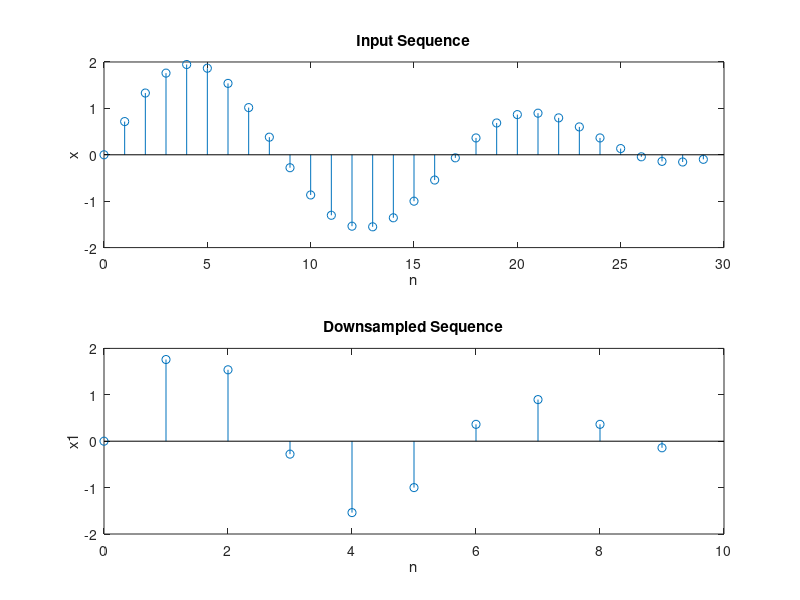

Reproduce this figure in MATLAB.
clear all;
N=30; %Length of sequence
n=0:1:N-1;
x=sin(2*pi*n/20)+sin(2*pi*n/15); %Input sequence
M=3 %Downsampling factor
x1=x(1:M:N);
n1=1:1:N/M;
subplot(2,1,1),stem(n,x)
xlabel('n');ylabel('x');
title('Input Sequence');
subplot(2,1,2),stem(n1-1,x1)
xlabel('n');
ylabel('x1');
title('Downsampled Sequence');